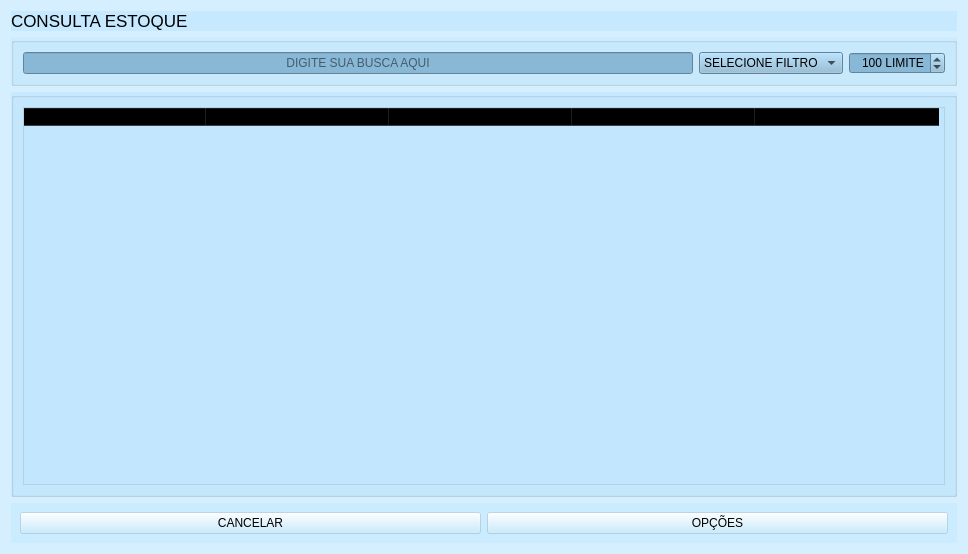
<?xml version="1.0" encoding="UTF-8"?>
<ui version="4.0">
 <class>Form</class>
 <widget class="QWidget" name="Form">
  <property name="geometry">
   <rect>
    <x>0</x>
    <y>0</y>
    <width>968</width>
    <height>554</height>
   </rect>
  </property>
  <property name="minimumSize">
   <size>
    <width>968</width>
    <height>554</height>
   </size>
  </property>
  <property name="maximumSize">
   <size>
    <width>968</width>
    <height>554</height>
   </size>
  </property>
  <property name="windowTitle">
   <string>CONSULTA ESTOQUE - ASSISTENCIA TECNICA</string>
  </property>
  <property name="windowIcon">
   <iconset resource="../IMG/recursos.qrc">
    <normaloff>:/img/technician.svg</normaloff>:/img/technician.svg</iconset>
  </property>
  <property name="styleSheet">
   <string notr="true">#busca{
	background-image: url(:/img/user.svg);
	background-repeat: no-repeat;
    background-position: left;
	background-color: rgb(137, 184, 214);
}
#Form{
	image: url(:/img/tecnico.jpg);
}

QWidget{	
	background-color: rgb(188, 230, 254, 100);
}

#filtro, #limite{
	background-color: rgb(137, 184, 214);
}</string>
  </property>
  <layout class="QVBoxLayout" name="verticalLayout">
   <item>
    <widget class="QWidget" name="widget_3" native="true">
     <property name="maximumSize">
      <size>
       <width>16777215</width>
       <height>66</height>
      </size>
     </property>
     <layout class="QHBoxLayout" name="horizontalLayout">
      <property name="spacing">
       <number>0</number>
      </property>
      <property name="leftMargin">
       <number>0</number>
      </property>
      <property name="topMargin">
       <number>0</number>
      </property>
      <property name="rightMargin">
       <number>0</number>
      </property>
      <property name="bottomMargin">
       <number>0</number>
      </property>
      <item>
       <widget class="QLabel" name="label">
        <property name="font">
         <font>
          <pointsize>13</pointsize>
         </font>
        </property>
        <property name="text">
         <string>CONSULTA ESTOQUE</string>
        </property>
        <property name="alignment">
         <set>Qt::AlignLeading|Qt::AlignLeft|Qt::AlignVCenter</set>
        </property>
       </widget>
      </item>
      <item>
       <widget class="QLabel" name="label_2">
        <property name="maximumSize">
         <size>
          <width>100</width>
          <height>16777215</height>
         </size>
        </property>
        <property name="font">
         <font>
          <pointsize>13</pointsize>
         </font>
        </property>
        <property name="text">
         <string/>
        </property>
        <property name="pixmap">
         <pixmap resource="../IMG/recursos.qrc">:/img/search.svg</pixmap>
        </property>
        <property name="alignment">
         <set>Qt::AlignRight|Qt::AlignTrailing|Qt::AlignVCenter</set>
        </property>
       </widget>
      </item>
     </layout>
    </widget>
   </item>
   <item>
    <widget class="QGroupBox" name="groupBox">
     <property name="title">
      <string/>
     </property>
     <layout class="QHBoxLayout" name="horizontalLayout_2">
      <item>
       <widget class="QLineEdit" name="busca">
        <property name="alignment">
         <set>Qt::AlignCenter</set>
        </property>
        <property name="placeholderText">
         <string>DIGITE SUA BUSCA AQUI</string>
        </property>
        <property name="clearButtonEnabled">
         <bool>true</bool>
        </property>
       </widget>
      </item>
      <item>
       <widget class="QComboBox" name="filtro">
        <item>
         <property name="text">
          <string>SELECIONE FILTRO</string>
         </property>
        </item>
        <item>
         <property name="text">
          <string>NOME</string>
         </property>
        </item>
        <item>
         <property name="text">
          <string>CÓDIGO</string>
         </property>
        </item>
        <item>
         <property name="text">
          <string>DESCRIÇÃO</string>
         </property>
        </item>
       </widget>
      </item>
      <item>
       <widget class="QSpinBox" name="limite">
        <property name="maximumSize">
         <size>
          <width>102</width>
          <height>16777215</height>
         </size>
        </property>
        <property name="toolTip">
         <string>&lt;html&gt;&lt;head/&gt;&lt;body&gt;&lt;p&gt;&lt;span style=&quot; font-weight:600;&quot;&gt;DEFINE UM LIMITE PARA NÃO SOBRECARREGAR O SERVIDOR&lt;/span&gt;&lt;/p&gt;&lt;/body&gt;&lt;/html&gt;</string>
        </property>
        <property name="alignment">
         <set>Qt::AlignRight|Qt::AlignTrailing|Qt::AlignVCenter</set>
        </property>
        <property name="suffix">
         <string> LIMITE</string>
        </property>
        <property name="maximum">
         <number>1000</number>
        </property>
        <property name="value">
         <number>100</number>
        </property>
        <property name="displayIntegerBase">
         <number>10</number>
        </property>
       </widget>
      </item>
     </layout>
    </widget>
   </item>
   <item>
    <widget class="QWidget" name="widget" native="true">
     <layout class="QVBoxLayout" name="verticalLayout_2">
      <property name="spacing">
       <number>0</number>
      </property>
      <property name="leftMargin">
       <number>0</number>
      </property>
      <property name="topMargin">
       <number>0</number>
      </property>
      <property name="rightMargin">
       <number>0</number>
      </property>
      <property name="bottomMargin">
       <number>0</number>
      </property>
      <item>
       <widget class="QGroupBox" name="groupBox_2">
        <property name="title">
         <string/>
        </property>
        <layout class="QHBoxLayout" name="horizontalLayout_3">
         <item>
          <widget class="QTableWidget" name="tabela">
           <property name="editTriggers">
            <set>QAbstractItemView::NoEditTriggers</set>
           </property>
           <property name="selectionMode">
            <enum>QAbstractItemView::SingleSelection</enum>
           </property>
           <property name="selectionBehavior">
            <enum>QAbstractItemView::SelectRows</enum>
           </property>
           <property name="showGrid">
            <bool>false</bool>
           </property>
           <property name="sortingEnabled">
            <bool>true</bool>
           </property>
           <attribute name="horizontalHeaderDefaultSectionSize">
            <number>183</number>
           </attribute>
           <attribute name="horizontalHeaderMinimumSectionSize">
            <number>39</number>
           </attribute>
           <column>
            <property name="text">
             <string>CÓDIGO</string>
            </property>
           </column>
           <column>
            <property name="text">
             <string>PRODUTO</string>
            </property>
           </column>
           <column>
            <property name="text">
             <string>QUANTIDADE</string>
            </property>
           </column>
           <column>
            <property name="text">
             <string>QUANTIDADE MINIMA</string>
            </property>
           </column>
           <column>
            <property name="text">
             <string>PREÇO</string>
            </property>
           </column>
          </widget>
         </item>
        </layout>
       </widget>
      </item>
     </layout>
    </widget>
   </item>
   <item>
    <widget class="QWidget" name="widget_2" native="true">
     <layout class="QHBoxLayout" name="horizontalLayout_4">
      <item>
       <widget class="QPushButton" name="cancelar">
        <property name="text">
         <string>CANCELAR</string>
        </property>
        <property name="icon">
         <iconset resource="../IMG/recursos.qrc">
          <normaloff>:/img/cancel.svg</normaloff>:/img/cancel.svg</iconset>
        </property>
        <property name="iconSize">
         <size>
          <width>37</width>
          <height>27</height>
         </size>
        </property>
       </widget>
      </item>
      <item>
       <widget class="QPushButton" name="opcoes">
        <property name="text">
         <string>OPÇÕES</string>
        </property>
        <property name="icon">
         <iconset resource="../IMG/recursos.qrc">
          <normaloff>:/img/gear-svgrepo-com.svg</normaloff>:/img/gear-svgrepo-com.svg</iconset>
        </property>
        <property name="iconSize">
         <size>
          <width>37</width>
          <height>27</height>
         </size>
        </property>
       </widget>
      </item>
     </layout>
    </widget>
   </item>
  </layout>
 </widget>
 <resources>
  <include location="../IMG/recursos.qrc"/>
 </resources>
 <connections/>
</ui>
